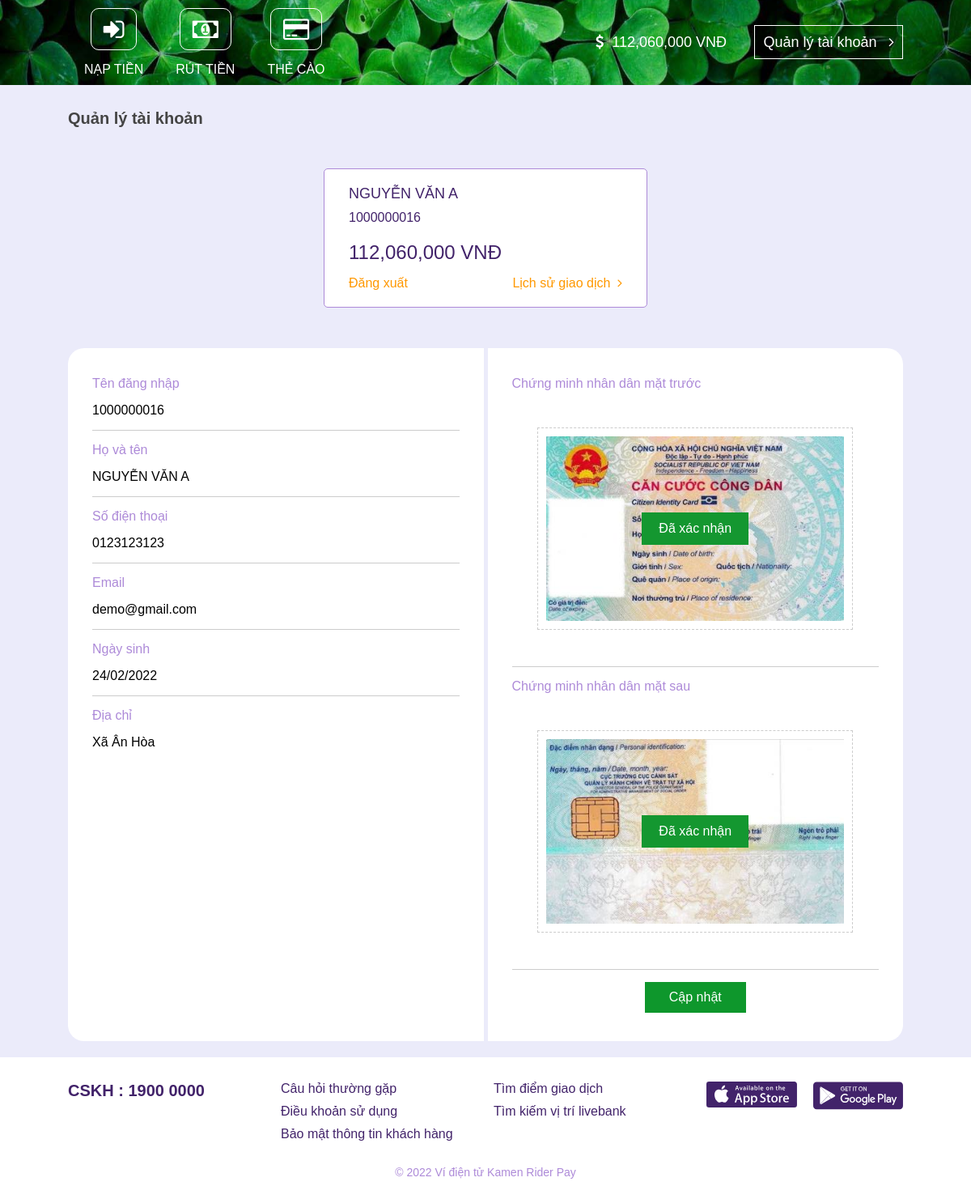
Screenshot of / (signed in) with the database file from the repository.
### tables this page shows
CREATE TABLE `identity_card` (
  `id` int PRIMARY KEY AUTO_INCREMENT,
  `customer_id` int NOT NULL,
  `font_identity_card` varchar(255) DEFAULT "",
  `back_identity_card` varchar(255) DEFAULT "",
  `confirm` int DEFAULT 0
);

CREATE TABLE `customer` (
  `id` int PRIMARY KEY AUTO_INCREMENT,
  `user` varchar(25) NOT NULL,
  `pass` varchar(255) NOT NULL,
  `full_name` varchar(255) NOT NULL,
  `phone_number` varchar(20) DEFAULT "",
  `email` varchar(255) NOT NULL,
  `date_of_birth` date NOT NULL,
  `address` varchar(255) DEFAULT "",
  `money` int DEFAULT 0,
  `date_created` timestamp,
  `user_type` int DEFAULT 0,
  `is_active` int DEFAULT 1
);

### backend.php (called while the page is built, shortened)
<?php
    if (file_exists('./DB.php'))
        require_once ('./DB.php');
    function isLogin()
    {
        if (isset($_SESSION['user']))
            return true;
        return false;
    }
    function getInformation() {
        $user = $_SESSION['user'];
        $info = db_select_query("SELECT *
                                FROM customer as c, identity_card as ic
                                WHERE c.id = ic.customer_id AND c.user = '$user'");
        return $info[0];
    }
    function convertStringToDateFormat($date)
    {
        return date('d', strtotime($date)). '/' . date('m', strtotime($date)) . '/' . date('Y', strtotime($date));
    }
?>

### DB.php (called while the page is built, shortened)
<?php
    function db_select_query($query)
    {
        $result = $GLOBALS['conn']->query($query);
        $arr = array();
        if ($result->num_rows > 0) {
            while($row = $result->fetch_assoc()) {
                array_push($arr, $row);
            }
        }
        return $arr;
    }
?>

### index.php (the view, shortened to what this page needs)
<?php
    require_once ('./backend.php');
?>
<?php
    require_once ('./_layout/_header.php');
?>
<div class="path">Quản lý tài khoản</div>
<div class="information">
    <div class="basic">
        <div class="full_name"><?= $info['full_name'] ?></div>
        <div class="user"><?= $info['user'] ?></div>
        <div class="surplus"><?= number_format($info['money']) ?></div>
        <div class="link_history">
            <a href="./logout.php">Đăng xuất</a>
            <a href="./history.php">Lịch sử giao dịch&nbsp;&nbsp;<i class="fa fa-angle-right"></i></a>
        </div>
    </div>
    <div class="detail">
        <div class="left">
            <div class="item">
                <div class="title">Tên đăng nhập</div>
                <span><?= $info['user'] ?></span>
            </div>
            <div class="item">
                <div class="title">Họ và tên</div>
                <span class="full-name"><?= $info['full_name'] ?></span>
            </div>
            <div class="item">
                <div class="title">Số điện thoại</div>
                <span><?= $info['phone_number'] ?></span>
            </div>
            <div class="item">
                <div class="title">Email</div>
                <span><?= $info['email'] ?></span>
            </div>
            <div class="item">
                <div class="title">Ngày sinh</div>
                <span><?= convertStringToDateFormat($info['date_of_birth']) ?></span>
            </div>
            <div class="item">
                <div class="title">Địa chỉ</div>
                <span><?= $info['address'] ?></span>
            </div>
        </div>
        <div class="right">
            <div class="item">
                <div class="title">Chứng minh nhân dân mặt trước</div>
                <div class="cmnd">
                    <label for="cmndTruoc">
                        <div class="noti">
                            <span class="<?= $info['confirm'] == 2 ? 'verified' : 'not-verified'; ?>"><?= $info['confirm'] == 0 ? 'Chưa xác minh' : ($info['confirm'] == 1 ? 'Bị từ chối' : 'Đã xác nhận'); ?></span>
                        </div>
                    </label>
                </div>
            </div>
            <div class="item">
                <div class="title">Chứng minh nhân dân mặt sau</div>
                <div class="cmnd">
                    <label for="cmndSau">
                        <div class="noti">
                            <span class="<?= $info['confirm'] == 2 ? 'verified' : 'not-verified'; ?>"><?= $info['confirm'] == 0 ? 'Chưa xác minh' : ($info['confirm'] == 1 ? 'Bị từ chối' : 'Đã xác nhận'); ?></span>
                        </div>
                    </label>
                </div>
            </div>
            <div class="item">
                <div class="btn-update-cmnd" data-check-change-cmnd='false'>Cập nhật</div>
            </div>
        </div>
    </div>
</div>
<?php
    require_once ('./_layout/_footer.php');
?>

### _layout/_header.php (shortened to what this page needs)
<?php
    $info = getInformation();
?>
<!DOCTYPE html>
<html lang="en">
<head>
    <link rel="stylesheet" href="https://cdnjs.cloudflare.com/ajax/libs/font-awesome/4.7.0/css/font-awesome.min.css">
    <link rel="stylesheet" href="https://cdnjs.cloudflare.com/ajax/libs/toastr.js/latest/toastr.css">
    <link rel="stylesheet" href="./style.css">
</head>
<body>
    <header>
        <div class="left">
            <a href="./depositing.php"><i class="fa fa-sign-in"></i><span>Nạp tiền</span></a>
            <a href="./withdraw_money.php"><i class="fa fa-money"></i><span>Rút tiền</span></a>
            <a href="./recharge_card.php"><i class="fa fa-credit-card"></i><span>Thẻ cào</span></a>
        </div>
        <div class="right">
            <span><i class="fa fa-dollar"></i><span id="my-money"><?= number_format($info['money']) ?></span></span>
            <a href="./">Quản lý tài khoản <i class="fa fa-angle-right"></i></a>
        </div>
    </header>

### style.css (style rules this page uses)
* { margin: 0; padding: 0; box-sizing: border-box; font-family: Arial, Helvetica, sans-serif; }
body { width: 100%; background-color: #EBEBFA; }
header { background: url('./Image/bg-header.jpg') no-repeat center; background-size: cover; display: flex; align-items: center; justify-content: space-between; padding: 0 7%; }
header > .left { display: flex; }
header > .left > a { display: flex; flex-flow: column; align-items: center; text-decoration: none; color: #fff; padding: 10px 20px; }
header > .left > a > i { font-size: 30px; color: #fff; border: 1px solid #fff; padding: 10px 15px; border-radius: 10px; }
header > .left > a > span { padding-top: 15px; text-transform: uppercase; }
header > .right > span { color: #fff; font-size: 18px; padding-right: 30px; }
header > .right > span > i { padding-right: 10px; }
header > .right > a { text-decoration: none; color: #fff; font-size: 18px; border: 1px solid #fff; padding: 10px; }
header > .right > a > i { padding-left: 10px; }
header > .right > span > span::after { content: ' VNĐ'; }
.path { padding: 30px 7%; font-size: 20px; font-weight: 600; color: #444; }
.information { width: 100%; padding: 0 7%; margin: 20px 0; text-align: center; }
.information > .basic { padding: 20px 30px; border: 1px solid #ad8ad8; display: inline-block; border-radius: 5px; color: #42236a; background-color: #fff; text-align: start; min-width: 400px; }
.information > .basic > .full_name { font-size: 18px; text-transform: uppercase; }
.information > .basic > .user { font-size: 16px; padding: 10px 0 20px 0; }
.information > .basic > .surplus { font-size: 24px; }
.information > .basic > .surplus::after { content: ' VNĐ'; }
.information > .basic > .link_history { width: 100%; margin-top: 15px; display: flex; justify-content: space-between; }
.information > .basic > .link_history > a { text-decoration: none; color: #FF9800; }
.information > .detail { display: flex; flex-flow: row nowrap; width: 100%; margin-top: 50px; gap: 5px }
.information > .detail > .left { background-color: #fff; padding: 20px 30px; border: none; border-radius: 20px 0 0 20px; width: 50%; }
.information > .detail > .left > .item { border-bottom: 1px solid #ccc; padding: 15px 0; display: flex; flex-flow: column; align-items: flex-start; }
.information > .detail > .left > .item:last-child { border: none; }
.information > .detail > .left > .item > .title { color: #ad8ad8; padding-bottom: 15px; }
.information > .detail > .left > .item > span { font-size: 16px; }
.information > .detail > .left > .item > span.full-name { text-transform: uppercase; }
.information > .detail > .right { background-color: #fff; padding: 20px 30px; border: none; border-radius: 0 20px 20px 0; width: 50%; }
.information > .detail > .right > .item { border-bottom: 1px solid #ccc; padding: 15px 0; display: flex; flex-flow: column; align-items: flex-start; }
.information > .detail > .right > .item:last-child { border: none; }
.information > .detail > .right > .item > .title { color: #ad8ad8; padding-bottom: 15px; }
.information > .detail > .right > .item > .cmnd { width: 100%; }
.information > .detail > .right > .item > .cmnd > label { width: 100%; height: 250px; padding: 10px; border: 1px dashed #ccc; display: block; cursor: pointer; position: relative; display: flex; justify-items: center; align-items: center; }
.information > .detail > .right > .item > .cmnd > label > .noti { position: absolute; width: calc(100% - 20px); height: calc(100% - 20px); display: flex; align-items: center; justify-content: center; z-index: 2; }
.information > .detail > .right > .item > .cmnd > label > .noti > span { padding: 10px 20px; text-align: center; font-size: 16px; color: #fff; background-color: #ad8ad8; border: 1px solid #ad8ad8; }
.information > .detail > .right > .item > .cmnd > label > .noti > span.verified { color: #fff; background-color: #149730; border: 1px solid #149730; }
.information > .detail > .right > .item > .btn-update-cmnd { background-color: #0e972c; margin: auto; padding: 10px 30px; font-size: 16px; color: #fff; cursor: pointer; }
.cmnd { padding: 30px 7%; width: 100%; }

### rows the page displays
identity_card: customer.money "112,060,000", customer.full_name "NGUYỄN VĂN A", customer.user "1000000016", customer.phone_number "0123123123", customer.email "demo@gmail.com", customer.date_of_birth "24/02/2022", customer.address "Xã Ân Hòa"

### other values shown
Title "Kamen Rider Pay"
